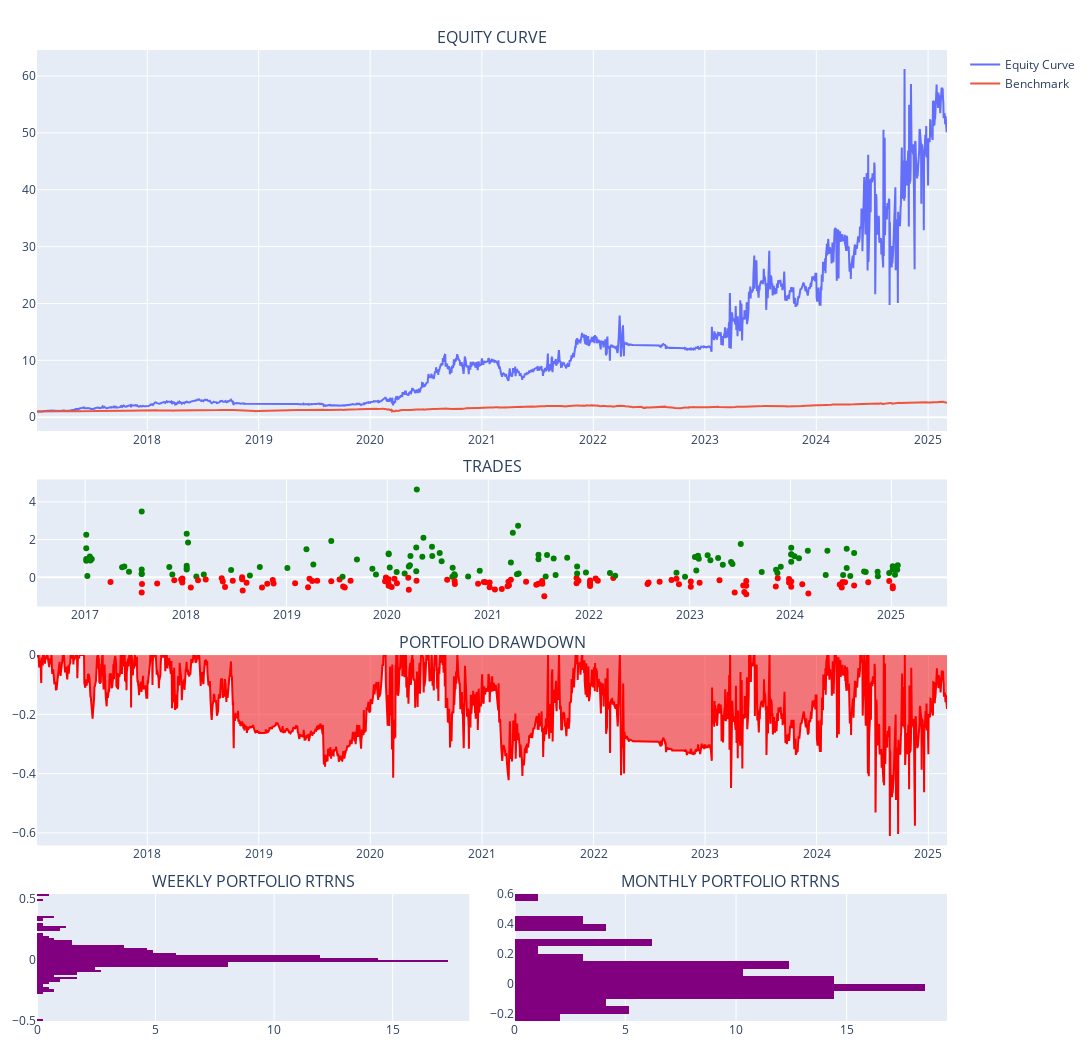

Notebook code for this chart:
### Code cell
option_aggregator_zscore1.plot_portfolio()

### Figure 1 — Plotly figure (JSON) as saved in the notebook; plotly's stock layout.template omitted (floating-point values rounded to 4 significant figures; data arrays with more than 128 entries replaced by an {"elided": "..."} marker saying what was removed)
{"data": [{"name": "Equity Curve", "showlegend": true, "type": "scatter", "x": {"elided": "2120 str values"}, "xaxis": "x", "y": {"elided": "2120 float values"}, "yaxis": "y"}, {"name": "Benchmark", "showlegend": true, "type": "scatter", "x": {"elided": "2129 str values"}, "xaxis": "x", "y": {"elided": "2129 float values"}, "yaxis": "y"}, {"customdata": {"elided": "225 int values"}, "hovertemplate": "<b>%{text}</b><br><br>Date: %{x}<br>Size: %{customdata}<br>PnL: %{y}<br>", "marker": {"color": {"elided": "225 str values"}}, "mode": "markers", "name": "Ticker", "showlegend": false, "text": {"elided": "225 str values"}, "type": "scatter", "x": {"elided": "225 str values"}, "xaxis": "x2", "y": {"elided": "225 float values"}, "yaxis": "y2"}, {"fill": "tozeroy", "line": {"color": "red"}, "name": "Drawdown", "showlegend": false, "type": "scatter", "x": {"elided": "2120 str values"}, "xaxis": "x3", "y": {"elided": "2120 float values"}, "yaxis": "y3"}, {"histnorm": "percent", "marker": {"color": "purple"}, "showlegend": false, "type": "histogram", "xaxis": "x4", "y": {"elided": "411 float values"}, "yaxis": "y4"}, {"histnorm": "percent", "marker": {"color": "purple"}, "showlegend": false, "type": "histogram", "xaxis": "x5", "y": [null, 0.02134, 0.07108, 0.05204, 0.2784, -0.06232, 0.06259, 0.131, -0.009857, 0.1296, -0.02222, -0.05811, 0.4055, 0.02359, 0.01904, -0.05244, 0.09029, 0.06482, -0.1714, 0.1756, 0.009393, -0.1625, -0.02848, -0.01829, 0.008162, 0.03246, -0.03308, 0.006647, -0.04741, 0.03167, -0.02921, -0.07168, -0.02829, 0.1009, 0.0131, 0.1275, 0.05999, 0.1355, 0.1418, 0.2013, 0.08165, 0.2549, 0.3911, 0.3718, -0.1544, -0.08345, 0.1267, 0.09254, -0.06375, -0.1178, -0.1672, 0.1459, -0.05338, 0.1235, -0.06649, 0.2598, -0.1218, 0.175, 0.3683, -0.08307, -0.02657, -0.01906, 0.08582, -0.06726, -0.007437, 0, -0.03524, -0.009162, -0.00239, 0.003192, 0.02543, 0.08957, -0.0285, 0.4011, -0.03395, 0.1711, 0.1079, 0.2644, -0.1856, -0.1173, -0.0634, 0.1227, 0.1418, 0.003668, 0.2616, -0.02793, -0.0899, 0.03256, 0.432, -0.2471, -0.1053, 0.2504, 0.5596, -0.2092, -0.06186, 0.3964, -0.07725, -0.04597], "yaxis": "y5"}], "layout": {"annotations": [{"font": {"size": 16}, "showarrow": false, "text": "EQUITY CURVE", "x": 0.5, "xanchor": "center", "xref": "paper", "y": 1.0, "yanchor": "bottom", "yref": "paper"}, {"font": {"size": 16}, "showarrow": false, "text": "TRADES", "x": 0.5, "xanchor": "center", "xref": "paper", "y": 0.5577, "yanchor": "bottom", "yref": "paper"}, {"font": {"size": 16}, "showarrow": false, "text": "PORTFOLIO DRAWDOWN", "x": 0.5, "xanchor": "center", "xref": "paper", "y": 0.3769, "yanchor": "bottom", "yref": "paper"}, {"font": {"size": 16}, "showarrow": false, "text": "WEEKLY PORTFOLIO RTRNS", "x": 0.2375, "xanchor": "center", "xref": "paper", "y": 0.1308, "yanchor": "bottom", "yref": "paper"}, {"font": {"size": 16}, "showarrow": false, "text": "MONTHLY PORTFOLIO RTRNS", "x": 0.7625, "xanchor": "center", "xref": "paper", "y": 0.1308, "yanchor": "bottom", "yref": "paper"}], "height": 1050, "hovermode": "x unified", "margin": {"b": 20, "l": 15, "r": 15, "t": 50}, "paper_bgcolor": "WHITE", "width": 1200, "xaxis": {"anchor": "y", "domain": [0, 1]}, "xaxis2": {"anchor": "y2", "domain": [0, 1]}, "xaxis3": {"anchor": "y3", "domain": [0, 1]}, "xaxis4": {"anchor": "y4", "domain": [0, 0.475]}, "xaxis5": {"anchor": "y5", "domain": [0.525, 1]}, "yaxis": {"anchor": "x", "domain": [0.6077, 1.0]}, "yaxis2": {"anchor": "x2", "domain": [0.4269, 0.5577]}, "yaxis3": {"anchor": "x3", "domain": [0.1808, 0.3769]}, "yaxis4": {"anchor": "x4", "domain": [0, 0.1308]}, "yaxis5": {"anchor": "x5", "domain": [0, 0.1308]}}}
